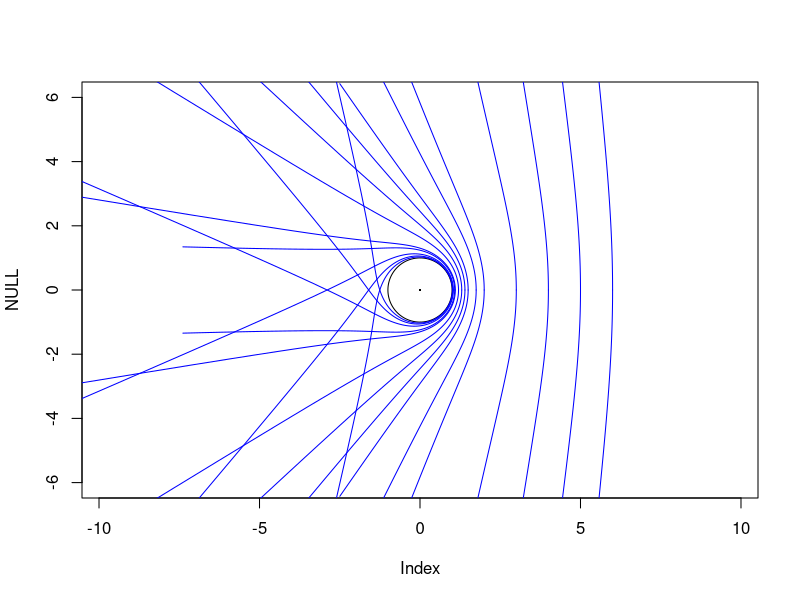

The R script that drew this image:
## lots of blue strings with varying closest approach distances.

library("deSolve")

schwarzschild <- function(theta, state, pars){
  with(as.list(c(state,pars)),{
  
    dy <- ydash
    dydash <- -1 + y + ydash^2*(-3 + 4*y)/(2*(y-1)*y)


  return(list(c(dy,dydash)))
  })
}

pars <- c(eel=1)  # dummy

#stringpoints <- function(y_start <- 9,theta_start <- -1.3)

stringpoints <- function(y_start,initial_string_angle, theta=seq(from=0, to=pi, len=100)){
  yini <- c(y=y_start, ydash=y_start*tan(initial_string_angle))

  bh <- ode(yini,theta,schwarzschild,pars,rtol=1e-5)

  r <- bh[,2]
  theta <- bh[,1]

  xy <- cbind(r*cos(theta),r*sin(theta))
  return(xy)
}


## plot setup:
jj <- 6
plot(NULL,asp=1,xlim=c(-jj,jj),ylim=c(-jj,jj),type='l')


points(0,0,pch=16,cex=0.3)  # singularity
th <- seq(from=0,to=2*pi,len=100)
points(cos(th),sin(th),type='l')   # event horizon
## setup ends

wanted <- c(1.01,1.02,
            1.04,1.08,
            1.1,1.2,
            1.3, 1.4,
            1.5,1.75,
            2,3,4,5,6)
thetamax <- pi/2 -0.1 + wanted*0

special <- c(pi+1.2,pi+0.8,
             pi+0.4, pi-0.18,
             pi-.2,pi-.6,
             pi-0.9, pi-.9,
             pi-1.2, pi-1.2,
             pi-1.2)

thetamax[seq_along(special)] <- special

    
for(i in seq_along(wanted)){
  tseq <- seq(from=0,to=thetamax[i],len=100)
  xy <- stringpoints(y_start=wanted[i],initial_string_angle = 0,theta=tseq)
  points(xy,type='l',col='blue')
  
  xy <- stringpoints(y_start=wanted[i],initial_string_angle = 0, theta=-tseq)
  points(xy,type='l',col='blue')
}
